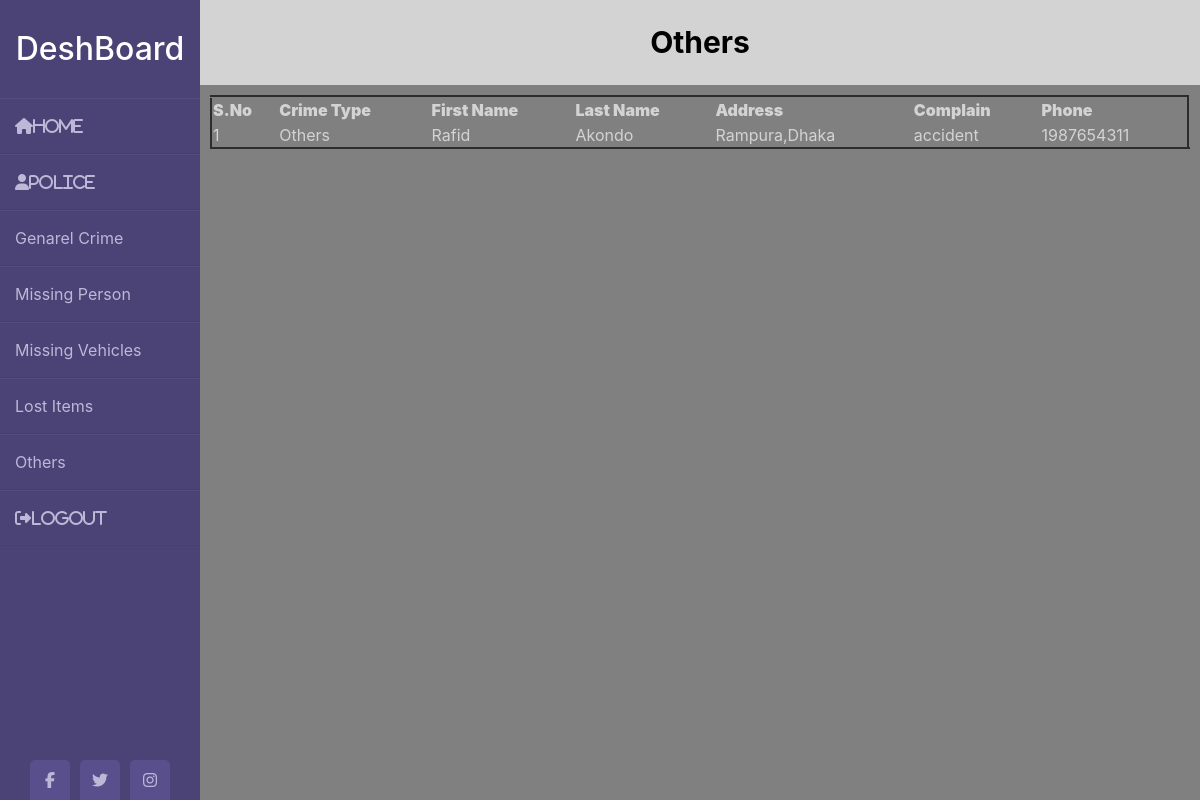
The app's page /others.php with its own data.
### tables this page shows
CREATE TABLE `others` (
  `oid` int(250) NOT NULL,
  `ctype` varchar(100) NOT NULL,
  `fname` varchar(100) NOT NULL,
  `lname` varchar(100) NOT NULL,
  `address` varchar(250) NOT NULL,
  `com` varchar(250) NOT NULL,
  `phone` int(12) NOT NULL
);

### others.php (the view, shortened to what this page needs)
<?php
include("config.php");
?>
<!DOCTYPE html>
<html>
<head>
 <link rel="stylesheet" href="https://maxcdn.bootstrapcdn.com/bootstrap/4.5.2/css/bootstrap.min.css">
<link rel="stylesheet" href="CSS/styleTwo.css">
</head>
<body>
<div class="wrapper">
        <div class="sidebar">
            <h2>DeshBoard</h2>
            <ul>
                <li><a href="dashbord.php"><i class="fas fa-home">Home</i></a></li>
                <li><a href="p.php"><i class="fas fa-user">Police </i></a></li>
                <li><a href="gcrime.php">Genarel Crime</i></a></li>
                <li><a href="mp.php">Missing Person</a></li>
                <li><a href="mv.php">Missing Vehicles </a></li>
                <li><a href="lost.php">Lost Items</a></li>
                <li><a href="others.php">Others </a></li>
                <li><a href="logout.php"><i class="fas fa-sign-out-alt">LogOut</i></a></li>
            </ul>
            <div class="social_media">
                <a href="#"><i class="fab fa-facebook-f"></i></a>
                <a href="#"><i class="fab fa-twitter"></i></a>
                <a href="#"><i class="fab fa-instagram"></i></i></a>
            </div>
        </div>
        <div class="main_content">
            <div class="header"><b>Others</b></div>
            <div class="info">
<div class="form">
<table width="100%" border="3" style="border-collapse:collapse; ">
<thead>
<tr>
<th><strong>S.No</strong></th>
<th><strong>Crime Type</strong></th>
<th><strong>First Name</strong></th>
<th><strong>Last Name</strong></th>
<th><strong>Address</strong></th>
<th><strong>Complain</strong></th>
<th><strong>Phone</strong></th>
</tr>
</thead>
<tbody>
<?php
$count=1;
$sel_query="Select * from others ORDER BY oid desc;";
$result = mysqli_query($conn,$sel_query);
while($row = mysqli_fetch_assoc($result)) { ?>
<tr><td align="#"><?php echo $count; ?></td>
<td align="#"><?php echo $row["ctype"]; ?></td>
<td align="#"><?php echo $row["fname"]; ?></td>
<td align="#"><?php echo $row["lname"]; ?></td>
<td align="#"><?php echo $row["address"]; ?></td>
<td align="#"><?php echo $row["com"]; ?></td>
<td align="#"><?php echo $row["phone"]; ?></td>
</tr>
<?php $count++; } ?>
</tbody>
</table>
</div>
</div>
</div>
</body>
</html>

### CSS/styleTwo.css (style rules this page uses)
* { margin: 0; padding: 0; text-decoration: none; box-sizing: border-box; list-style: none; }
body { background: gray; }
.wrapper { display: flex; position: relative; }
.wrapper .sidebar { position: fixed; width: 200px; height: 100%; background: #4b4276; padding: 30px 0px; }
.wrapper .sidebar h2 { color: white; text-transform: capitalize; text-align: center; margin-bottom: 30px; }
.wrapper .sidebar ul li { padding: 15px; border-bottom: 1px solid rgba(0,0,0,0.05); border-top: 1px solid rgba(255,255,255,0.05); }
.wrapper .sidebar ul li a { color: #bdb8d7; display: block; }
.wrapper .sidebar ul li a .fas { width: 25px!important; padding-right: 5px!important; }
.wrapper .sidebar .social_media { position: absolute; bottom: 0; left: 50%; transform: translateX(-50%); display: flex; }
.wrapper .sidebar .social_media a { display: block; width: 40px; background: #594f8d; height: 40px; line-height: 40px; text-align: center; margin: 0px 5px; color: #bdb8d7; border-top-right-radius: 5px; border-top-left-radius: 5px; }
.wrapper .main_content { width: 100%; margin-left: 200px; }
.wrapper .main_content .header { padding: 20px; background: lightgray; color: black; text-align: center; font-size: 30px; }
.wrapper .main_content .info { color: lightgray; padding: 10px; }

### records on screen
others: ctype "Others", fname "Rafid", lname "Akondo", address "Rampura,Dhaka", com "accident", phone "1987654311"
